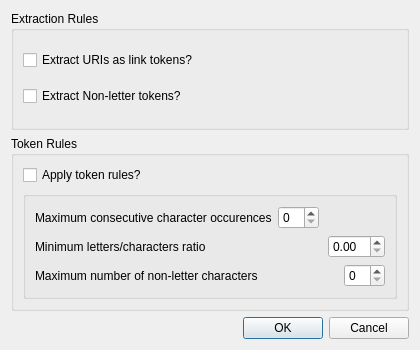
<?xml version="1.0" encoding="UTF-8"?>
<ui version="4.0">
 <class>Config</class>
 <widget class="QWidget" name="Config">
  <property name="geometry">
   <rect>
    <x>0</x>
    <y>0</y>
    <width>420</width>
    <height>350</height>
   </rect>
  </property>
  <property name="windowTitle">
   <string>Form</string>
  </property>
  <layout class="QVBoxLayout" name="verticalLayout_4">
   <item>
    <widget class="QGroupBox" name="groupBox_2">
     <property name="title">
      <string>Extraction Rules</string>
     </property>
     <layout class="QVBoxLayout" name="verticalLayout_3">
      <item>
       <widget class="QCheckBox" name="ExtractURI">
        <property name="toolTip">
         <string>Extract URI as tokens representing Links?</string>
        </property>
        <property name="text">
         <string>Extract URIs as link tokens?</string>
        </property>
       </widget>
      </item>
      <item>
       <widget class="QCheckBox" name="ExtractNonLetter">
        <property name="toolTip">
         <string>Should non letter words be used.</string>
        </property>
        <property name="whatsThis">
         <string>When analysing a document, it is possible to use for the description only words containing letters.</string>
        </property>
        <property name="text">
         <string>Extract Non-letter tokens?</string>
        </property>
       </widget>
      </item>
     </layout>
    </widget>
   </item>
   <item>
    <widget class="QGroupBox" name="groupBox">
     <property name="title">
      <string>Token Rules</string>
     </property>
     <layout class="QVBoxLayout" name="verticalLayout_2">
      <item>
       <widget class="QCheckBox" name="Filtering">
        <property name="toolTip">
         <string>Specify if the word filtering is enabled.</string>
        </property>
        <property name="whatsThis">
         <string>The plug-in can filter the words that are used to index the documents based on several criteria.</string>
        </property>
        <property name="text">
         <string>Apply token rules?</string>
        </property>
       </widget>
      </item>
      <item>
       <widget class="QGroupBox" name="groupFiltering">
        <property name="title">
         <string/>
        </property>
        <layout class="QVBoxLayout" name="verticalLayout">
         <item>
          <layout class="QHBoxLayout" name="_3">
           <item>
            <widget class="QLabel" name="textLabel1_2">
             <property name="toolTip">
              <string/>
             </property>
             <property name="whatsThis">
              <string/>
             </property>
             <property name="text">
              <string>Maximum consecutive character occurences</string>
             </property>
             <property name="wordWrap">
              <bool>false</bool>
             </property>
            </widget>
           </item>
           <item>
            <widget class="QSpinBox" name="MaxConsecutiveOccurs"/>
           </item>
           <item>
            <spacer name="spacer6">
             <property name="orientation">
              <enum>Qt::Horizontal</enum>
             </property>
             <property name="sizeType">
              <enum>QSizePolicy::Expanding</enum>
             </property>
             <property name="sizeHint" stdset="0">
              <size>
               <width>0</width>
               <height>20</height>
              </size>
             </property>
            </spacer>
           </item>
          </layout>
         </item>
         <item>
          <layout class="QHBoxLayout" name="_4">
           <item>
            <widget class="QLabel" name="textLabel2_2">
             <property name="toolTip">
              <string/>
             </property>
             <property name="whatsThis">
              <string/>
             </property>
             <property name="text">
              <string>Minimum letters/characters ratio</string>
             </property>
             <property name="wordWrap">
              <bool>false</bool>
             </property>
            </widget>
           </item>
           <item>
            <spacer name="spacer7">
             <property name="orientation">
              <enum>Qt::Horizontal</enum>
             </property>
             <property name="sizeType">
              <enum>QSizePolicy::Expanding</enum>
             </property>
             <property name="sizeHint" stdset="0">
              <size>
               <width>0</width>
               <height>20</height>
              </size>
             </property>
            </spacer>
           </item>
           <item>
            <widget class="QDoubleSpinBox" name="NormalRatio"/>
           </item>
          </layout>
         </item>
         <item>
          <layout class="QHBoxLayout" name="_5">
           <item>
            <widget class="QLabel" name="textLabel1_3">
             <property name="toolTip">
              <string/>
             </property>
             <property name="whatsThis">
              <string/>
             </property>
             <property name="text">
              <string>Maximum number of non-letter characters</string>
             </property>
             <property name="wordWrap">
              <bool>false</bool>
             </property>
            </widget>
           </item>
           <item>
            <spacer name="spacer6_2">
             <property name="orientation">
              <enum>Qt::Horizontal</enum>
             </property>
             <property name="sizeType">
              <enum>QSizePolicy::Expanding</enum>
             </property>
             <property name="sizeHint" stdset="0">
              <size>
               <width>0</width>
               <height>20</height>
              </size>
             </property>
            </spacer>
           </item>
           <item>
            <widget class="QSpinBox" name="MaxNonLetter"/>
           </item>
          </layout>
         </item>
        </layout>
       </widget>
      </item>
     </layout>
    </widget>
   </item>
   <item>
    <widget class="QDialogButtonBox" name="buttonBox">
     <property name="standardButtons">
      <set>QDialogButtonBox::Cancel|QDialogButtonBox::Ok</set>
     </property>
    </widget>
   </item>
  </layout>
 </widget>
 <resources/>
 <connections>
  <connection>
   <sender>Filtering</sender>
   <signal>toggled(bool)</signal>
   <receiver>groupFiltering</receiver>
   <slot>setEnabled(bool)</slot>
   <hints>
    <hint type="sourcelabel">
     <x>101</x>
     <y>74</y>
    </hint>
    <hint type="destinationlabel">
     <x>106</x>
     <y>138</y>
    </hint>
   </hints>
  </connection>
  <connection>
   <sender>ExtractNonLetter</sender>
   <signal>toggled(bool)</signal>
   <receiver>Filtering</receiver>
   <slot>setEnabled(bool)</slot>
   <hints>
    <hint type="sourcelabel">
     <x>58</x>
     <y>37</y>
    </hint>
    <hint type="destinationlabel">
     <x>65</x>
     <y>74</y>
    </hint>
   </hints>
  </connection>
  <connection>
   <sender>ExtractNonLetter</sender>
   <signal>toggled(bool)</signal>
   <receiver>groupFiltering</receiver>
   <slot>setEnabled(bool)</slot>
   <hints>
    <hint type="sourcelabel">
     <x>199</x>
     <y>38</y>
    </hint>
    <hint type="destinationlabel">
     <x>191</x>
     <y>154</y>
    </hint>
   </hints>
  </connection>
 </connections>
</ui>
